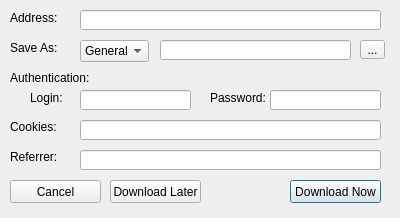
<?xml version="1.0" encoding="UTF-8"?>
<ui version="4.0">
 <class>AddUrl</class>
 <widget class="QDialog" name="AddUrl">
  <property name="geometry">
   <rect>
    <x>0</x>
    <y>0</y>
    <width>400</width>
    <height>218</height>
   </rect>
  </property>
  <property name="minimumSize">
   <size>
    <width>400</width>
    <height>218</height>
   </size>
  </property>
  <property name="maximumSize">
   <size>
    <width>400</width>
    <height>218</height>
   </size>
  </property>
  <property name="windowTitle">
   <string>Add File to Download</string>
  </property>
  <widget class="QLineEdit" name="lineEdit">
   <property name="geometry">
    <rect>
     <x>80</x>
     <y>10</y>
     <width>301</width>
     <height>20</height>
    </rect>
   </property>
  </widget>
  <widget class="QLabel" name="label">
   <property name="geometry">
    <rect>
     <x>10</x>
     <y>10</y>
     <width>81</width>
     <height>16</height>
    </rect>
   </property>
   <property name="text">
    <string>Address:</string>
   </property>
  </widget>
  <widget class="QLabel" name="label_2">
   <property name="geometry">
    <rect>
     <x>10</x>
     <y>40</y>
     <width>71</width>
     <height>16</height>
    </rect>
   </property>
   <property name="text">
    <string>Save As:</string>
   </property>
  </widget>
  <widget class="QLabel" name="label_4">
   <property name="geometry">
    <rect>
     <x>10</x>
     <y>70</y>
     <width>81</width>
     <height>16</height>
    </rect>
   </property>
   <property name="minimumSize">
    <size>
     <width>81</width>
     <height>16</height>
    </size>
   </property>
   <property name="text">
    <string>Authentication:</string>
   </property>
  </widget>
  <widget class="QLabel" name="label_5">
   <property name="geometry">
    <rect>
     <x>10</x>
     <y>150</y>
     <width>47</width>
     <height>13</height>
    </rect>
   </property>
   <property name="text">
    <string>Referrer:</string>
   </property>
  </widget>
  <widget class="QLabel" name="label_6">
   <property name="geometry">
    <rect>
     <x>10</x>
     <y>120</y>
     <width>47</width>
     <height>13</height>
    </rect>
   </property>
   <property name="text">
    <string>Cookies:</string>
   </property>
  </widget>
  <widget class="QLabel" name="label_7">
   <property name="geometry">
    <rect>
     <x>30</x>
     <y>90</y>
     <width>81</width>
     <height>16</height>
    </rect>
   </property>
   <property name="text">
    <string>Login:</string>
   </property>
  </widget>
  <widget class="QLabel" name="label_8">
   <property name="geometry">
    <rect>
     <x>210</x>
     <y>90</y>
     <width>61</width>
     <height>16</height>
    </rect>
   </property>
   <property name="text">
    <string>Password:</string>
   </property>
  </widget>
  <widget class="QLineEdit" name="lineEdit_2">
   <property name="geometry">
    <rect>
     <x>270</x>
     <y>90</y>
     <width>111</width>
     <height>20</height>
    </rect>
   </property>
  </widget>
  <widget class="QLineEdit" name="lineEdit_3">
   <property name="geometry">
    <rect>
     <x>80</x>
     <y>90</y>
     <width>111</width>
     <height>20</height>
    </rect>
   </property>
  </widget>
  <widget class="QLineEdit" name="lineEdit_4">
   <property name="geometry">
    <rect>
     <x>160</x>
     <y>40</y>
     <width>191</width>
     <height>20</height>
    </rect>
   </property>
  </widget>
  <widget class="QComboBox" name="comboBox">
   <property name="geometry">
    <rect>
     <x>80</x>
     <y>40</y>
     <width>69</width>
     <height>22</height>
    </rect>
   </property>
   <item>
    <property name="text">
     <string>General</string>
    </property>
   </item>
   <item>
    <property name="text">
     <string>Programs</string>
    </property>
   </item>
   <item>
    <property name="text">
     <string>Compressed</string>
    </property>
   </item>
   <item>
    <property name="text">
     <string>Video</string>
    </property>
   </item>
   <item>
    <property name="text">
     <string>Musics</string>
    </property>
   </item>
   <item>
    <property name="text">
     <string>Documents</string>
    </property>
   </item>
  </widget>
  <widget class="QToolButton" name="toolButton">
   <property name="geometry">
    <rect>
     <x>360</x>
     <y>40</y>
     <width>25</width>
     <height>19</height>
    </rect>
   </property>
   <property name="text">
    <string>...</string>
   </property>
  </widget>
  <widget class="QLineEdit" name="lineEdit_5">
   <property name="geometry">
    <rect>
     <x>80</x>
     <y>120</y>
     <width>301</width>
     <height>20</height>
    </rect>
   </property>
  </widget>
  <widget class="QLineEdit" name="lineEdit_6">
   <property name="geometry">
    <rect>
     <x>80</x>
     <y>150</y>
     <width>301</width>
     <height>20</height>
    </rect>
   </property>
  </widget>
  <widget class="QPushButton" name="pushButton">
   <property name="geometry">
    <rect>
     <x>290</x>
     <y>180</y>
     <width>91</width>
     <height>23</height>
    </rect>
   </property>
   <property name="text">
    <string>Download Now</string>
   </property>
  </widget>
  <widget class="QPushButton" name="pushButton_2">
   <property name="geometry">
    <rect>
     <x>110</x>
     <y>180</y>
     <width>91</width>
     <height>23</height>
    </rect>
   </property>
   <property name="text">
    <string>Download Later</string>
   </property>
  </widget>
  <widget class="QPushButton" name="pushButton_3">
   <property name="geometry">
    <rect>
     <x>10</x>
     <y>180</y>
     <width>91</width>
     <height>23</height>
    </rect>
   </property>
   <property name="text">
    <string>Cancel</string>
   </property>
  </widget>
 </widget>
 <resources/>
 <connections/>
</ui>
